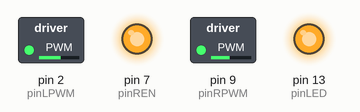
Recording of a sketch running on a simulated Arduino Uno, built with avr-gcc and run on an emulated ATmega328P. On the bench: switched loads named in the sketch (green lamp = pin HIGH), output pins drawn as LEDs (lit = HIGH). What the sketch prints to the serial monitor is not drawn.

Above: at 0.1 s.
Timing chart, 0 to 1.6 s (numbered marks = the images above):
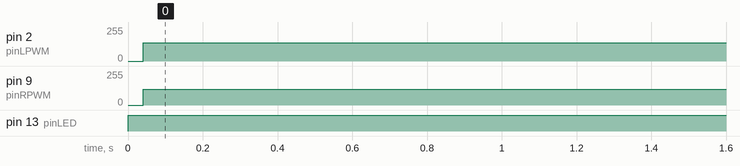

The sketch:

Trasmettitore_Filo_Perimetrale_V2.ino
```cpp
/*
Codice con selezione tra driver L298 o BTS7960.
La potenza per BTS7960 è sempre al massimo (255), mentre per L298 si mantiene la logica classica.
*/
#define USE_DRIVER_L298      0   // imposta a 1 per usare L298N
#define USE_DRIVER_BTS7960   1   // imposta a 1 per usare BTS7960 (IBT-2)

#if (USE_DRIVER_L298 == USE_DRIVER_BTS7960)
  #error "Devi abilitare solo uno tra USE_DRIVER_L298 e USE_DRIVER_BTS7960"
#endif

#include <EEPROM.h>
#include <RunningMedian.h>
#include <TimerOne.h>

#if USE_DRIVER_L298
  #define pinIN1       9    // IN2
  #define pinIN2       2    // IN1
  #define pinPWM       3    // Non collegare nulla, il driver va alla massima potenza
  #define pinEnable    5    // Non collegare nulla. Sul driver mettere ponticello su Enable per funzionare a massima potenza
#elif USE_DRIVER_BTS7960
  #define pinRPWM      9    // RPWM
  #define pinLPWM      2    // LPWM
  #define pinREN       7    // R_EN + L_EN (collegati insieme al pin 7)
#endif

#define VER "1.0"
#define pinLED 13

volatile int step = 0;
volatile boolean enableSender = true;

#ifdef USE_DEVELOPER_TEST
int8_t sigcode[] = {
  1,0,0,0,0,
  1,0,0,0,0,
  -1,0,0,0,0,
  1,0,0,0,0
};
#else
int8_t sigcode[] = {
  1,1,-1,-1,1,-1,1,-1,-1,1,-1,1,1,-1,-1,1,-1,-1,1,-1,-1,1,1,-1
};
#endif

void timerCallback(){
  if (enableSender){
  #if USE_DRIVER_L298
    if (sigcode[step] == 1) {
      digitalWrite(pinIN1, LOW);
      digitalWrite(pinIN2, HIGH);
      digitalWrite(pinEnable, HIGH);
    }
    else if (sigcode[step] == -1) {
      digitalWrite(pinIN1, HIGH);
      digitalWrite(pinIN2, LOW);
      digitalWrite(pinEnable, HIGH);
    }
    else {
      digitalWrite(pinEnable, LOW);
    }
  #elif USE_DRIVER_BTS7960
    if (sigcode[step] == 1) {
      analogWrite(pinRPWM, 255);
      analogWrite(pinLPWM, 0);
    }
    else if (sigcode[step] == -1) {
      analogWrite(pinRPWM, 0);
      analogWrite(pinLPWM, 255);
    }
    else {
      analogWrite(pinRPWM, 0);
      analogWrite(pinLPWM, 0);
    }
  #endif
    step++;
    if (step == sizeof(sigcode)) {
      step = 0;
    }
  }
  else {
  #if USE_DRIVER_L298
    digitalWrite(pinEnable, LOW);
  #elif USE_DRIVER_BTS7960
    analogWrite(pinRPWM, 0);
    analogWrite(pinLPWM, 0);
  #endif
  }
}

void setup(){
  Serial.begin(115200);
  Serial.println("Avvio trasmettitore filo perimetrale");
  Serial.println("Versione: " VER);

#if USE_DRIVER_L298
  pinMode(pinIN1, OUTPUT);
  pinMode(pinIN2, OUTPUT);
  pinMode(pinPWM, OUTPUT);
  pinMode(pinEnable, OUTPUT);
  digitalWrite(pinEnable, HIGH);
#elif USE_DRIVER_BTS7960
  pinMode(pinRPWM, OUTPUT);
  pinMode(pinLPWM, OUTPUT);
  pinMode(pinREN, OUTPUT);
  digitalWrite(pinREN, HIGH);
#endif

  pinMode(pinLED, OUTPUT);

  int T = 1000000 / 9615;
  Timer1.initialize(T);
  Timer1.attachInterrupt(timerCallback);
}

void loop(){
  digitalWrite(pinLED, enableSender);
}
```

Measured:
- by itself, pin 2 (pinLPWM): 0/255 → 138/255 at 0.04 s
- by itself, pin 9 (pinRPWM): 0/255 → 117/255 at 0.04 s
- by itself, pin 13 (pinLED): LOW → HIGH at 0.00 s
